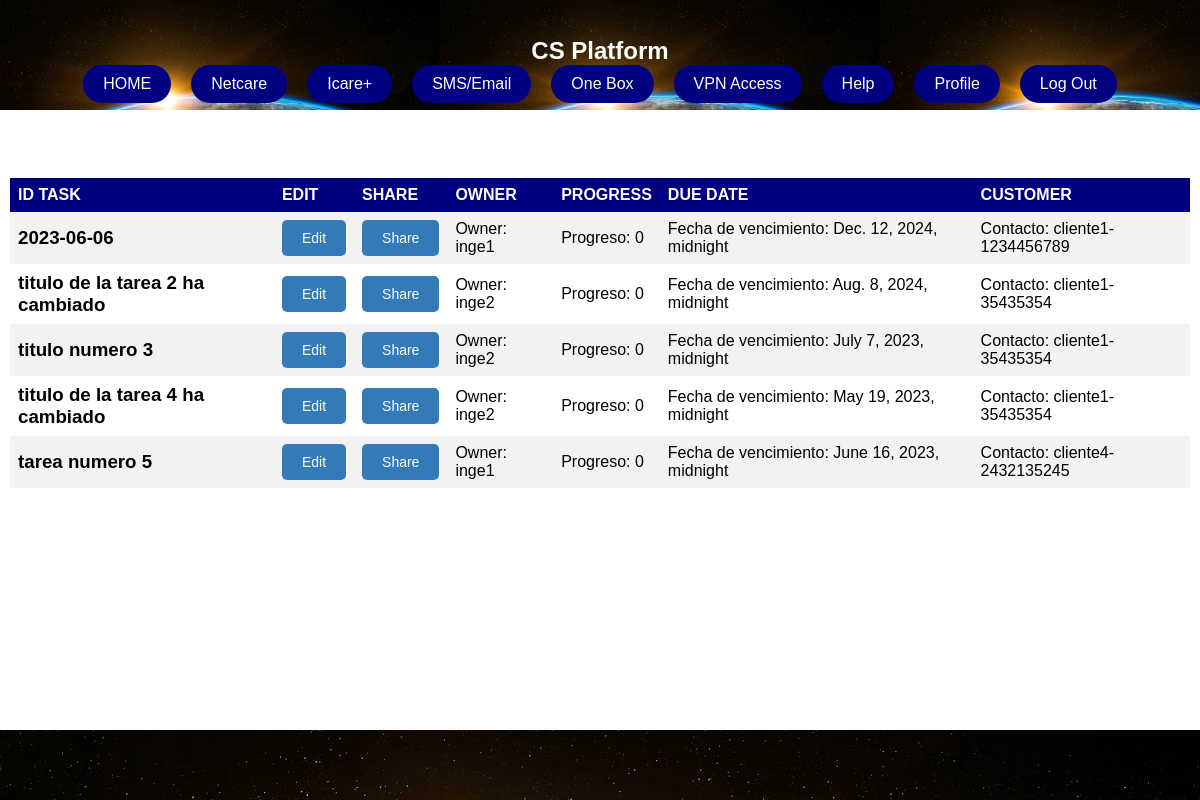
The page /dashboardhw on the database as committed earlier.
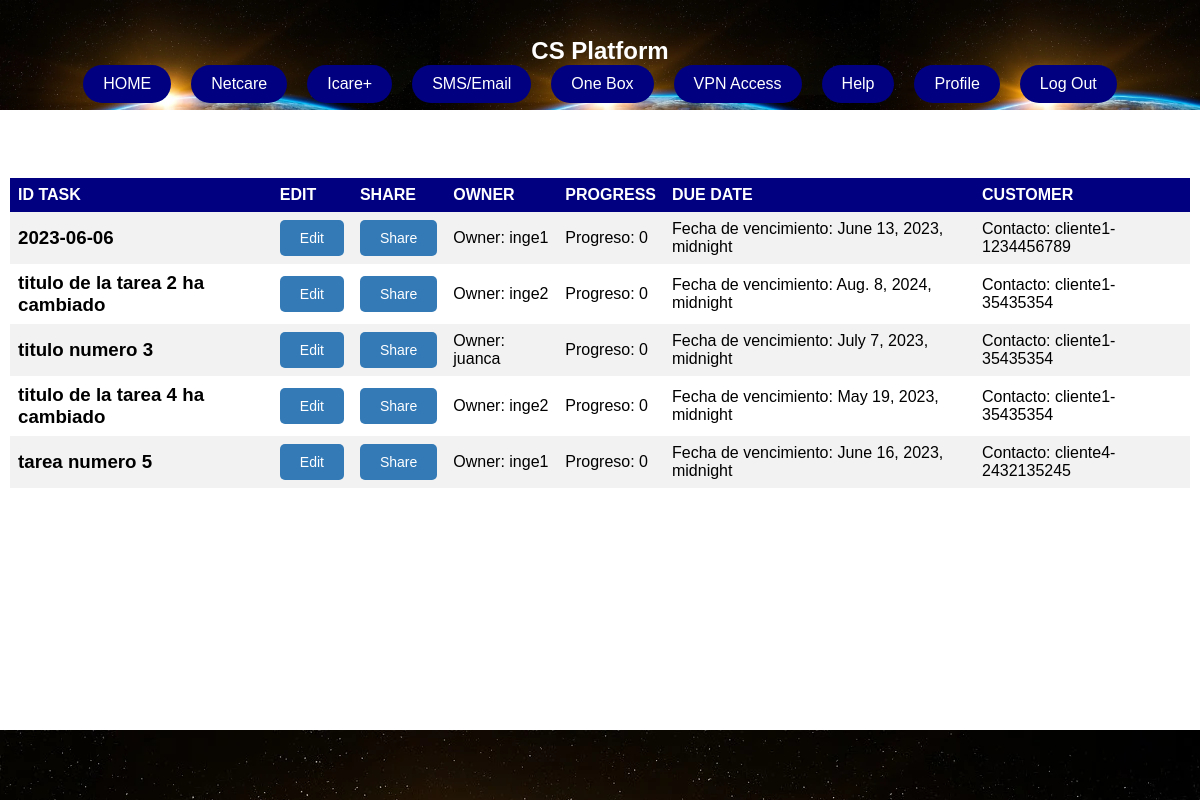
The same page on the database as committed later.
### app/models.py (models this page shows)
class Tarea(models.Model):
    titulo = models.CharField(max_length=100)
    descripcion = models.TextField()
    progreso = models.IntegerField(default=0)
    owner = models.ForeignKey(User, on_delete=models.PROTECT)
    fecha_creacion = models.DateTimeField(auto_now_add=True)
    fecha_vencimiento = models.DateTimeField()
    contacto_cliente = models.ForeignKey(Cliente, on_delete=models.PROTECT)

### app/views.py (the view)
# urls.py: path('dashboardhw', views.dashboardhw, name='dashboardhw'),
def dashboardhw(request):
    tareas = Tarea.objects.all()
    contexto = {'tareas': []}
    for tarea in tareas:
        cliente = Cliente.objects.get(id=tarea.contacto_cliente_id)
        tarea.cliente = cliente.nombre+'-'+cliente.contacto  # Agregar el atributo "cliente" a la tarea
        contexto['tareas'].append(tarea)
    return render(request, 'app/dashboardhw.html', contexto)

### app/templates/app/dashboardhw.html (shortened to what this page needs)
{% load static %}
<!DOCTYPE html>
<html lang="en">
<head>
  <link href="{% static 'app/css/dashboard.css' %}" rel="stylesheet">
</head>
<html>
<body>
  <div id="contenedor" class="contenedor">
    <div id="header" class="header">
      <h2>CS Platform</h2>
      <nav id="menu" class="menu">
        <a href="{% url 'app:dashboardhw' %}">HOME</a>
        <a href="{% url 'app:netcare' %}">Netcare</a>
        <a href="{% url 'app:icareplus' %}">Icare+</a>
        <a href="{% url 'app:smsEmail' %}">SMS/Email</a>
        <a href="{% url 'app:onebox' %}">One Box</a>
        <a href="{% url 'app:vpnaccess' %}">VPN Access</a>
        <a href="{% url 'app:help' %}">Help</a>
        <a href="{% url 'app:profile' %}">Profile</a>
        <a href="{% url 'app:loginhw' %}">Log Out</a>
      </nav>
    </div>
    <div class="contenido">
      <div class="dashboard-navy">
        <h2>Tareas</h2>
              <table>
                <tr>
                  <th>ID TASK</th>
                  <th>EDIT</th>
                  <th>SHARE</th>
                  <th>OWNER</th>
                  <th>PROGRESS</th>
                  <th>DUE DATE</th>
                  <th>CUSTOMER</th>
                </tr>
                {%for tarea in tareas%}
                <tr>
                  <td class="title"><h3>{{tarea.titulo}}</h3></td>
                  <td class="edit-btn"><button class="edit-btn">Edit</button></td>
                  <td class="compare-btn"><button class="compare-btn">Share</button></td>
                  <td class="owner"><p>Owner: <span class="owner">{{tarea.owner}}</span></p></td>
                  <td class="progress"><p>Progreso: <span class="progress">{{tarea.progreso}}</span></p></td>
                  <td class="due-date"><p>Fecha de vencimiento: <span class="due-date">{{tarea.fecha_vencimiento}}</span></p></td>
                  <td class="contact-info"><p>Contacto: <span class="contact-info">{{tarea.cliente}}</span></p></td>
                </tr>
                {% endfor %}
              </table>
      </div>
    </div>
    <div class="footer"></div>
  </div>
</body>
</html>

Rows that differ between the two databases and show on the page:
changed Tarea "cliente1-1234456789": fecha_vencimiento "Dec. 12, 2024, midnight" → "June 13, 2023, midnight"
changed Tarea "titulo numero 3": owner "inge2" → "juanca"
